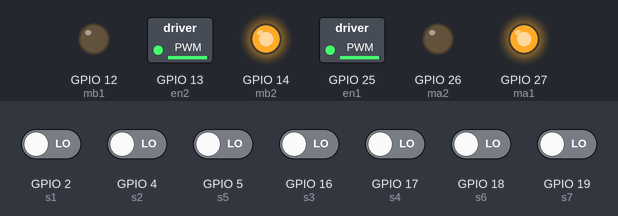
The sketch below on a simulated ESP32. On the bench: switched loads named in the sketch (green lamp = pin HIGH), output pins drawn as LEDs (lit = HIGH). The test bench sets the inputs (shaded band); at power-on: GPIO 2 (s1), GPIO 4 (s2), GPIO 5 (s5), GPIO 16 (s3), GPIO 17 (s4), GPIO 18 (s6), GPIO 19 (s7) LOW. What the sketch prints to the serial monitor is not drawn.

Above: at 1.2 s.
1.3 s: GPIO 19 (s7) driven HIGH
At 4.09 s:
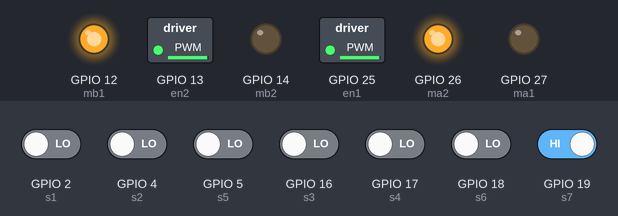
4.3 s: GPIO 19 (s7) driven LOW
At 5.2 s:
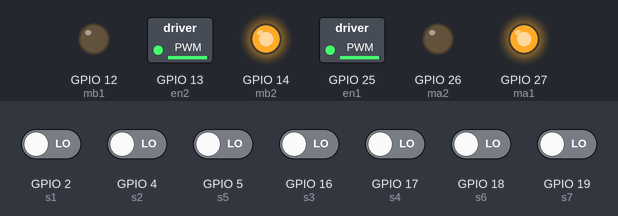
Timing chart, 0 to 7.3 s (numbered marks = the images above; inputs shaded):
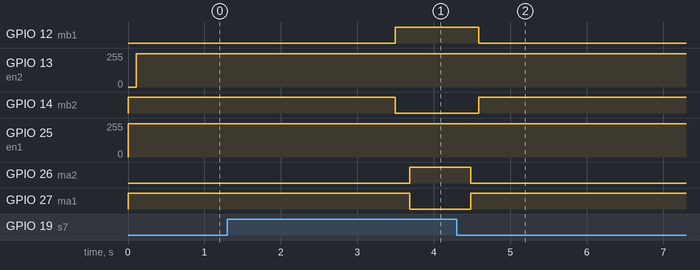

Measured:
- after the input at 1.3 s, GPIO 12 (mb1): LOW → HIGH after 2.2 s; GPIO 14 (mb2): HIGH → LOW after 2.2 s; GPIO 26 (ma2): LOW → HIGH after 2.4 s; GPIO 27 (ma1): HIGH → LOW after 2.4 s
- after the input at 4.3 s, GPIO 12 (mb1): HIGH → LOW after 0.29 s; GPIO 14 (mb2): LOW → HIGH after 0.29 s; GPIO 26 (ma2): HIGH → LOW after 0.18 s; GPIO 27 (ma1): LOW → HIGH after 0.18 s

The sketch:

iarc.ino
```cpp
#include<math.h>

#define s1 2
#define s2 4
#define s3 16
#define s4 17
#define s5 5
#define s6 18
#define s7 19
#define ma1  27//Right motor
#define ma2  26
#define mb1  12//Left motor
#define mb2  14
#define en1  25
#define en2  13
#define block 15


float  Kp = 0.06;
float Ki = 0.0008;
float  Kd = 0.1;

int P;
int I;
int D;

int lastError;


void setup() {
  // put your setup code here, to run once:
  pinMode(s1,INPUT);
  pinMode(s2,INPUT);
  pinMode(s3,INPUT);
  pinMode(s4,INPUT);
  pinMode(s5,INPUT);
  pinMode(s6,INPUT);
  pinMode(s7,INPUT);
  pinMode(ma1,OUTPUT);
  pinMode(ma2,OUTPUT);
  pinMode(mb1,OUTPUT);
  pinMode(mb2,OUTPUT);
  pinMode(en1,OUTPUT);
  pinMode(en2,OUTPUT);
  pinMode(block,INPUT);
  Serial.begin(115200);
  }

void loop() {
  pid();
}


int readline()
{ bool a1,a2,a3,a4,a5,a6,a7;
  int position;
  a1 = not(digitalRead(s1));
  a2 = not(digitalRead(s2));
  a3 = not(digitalRead(s3));
  a4 = not(digitalRead(s4));
  a5 = not(digitalRead(s5));
  a6 = not(digitalRead(s6));
  a7 = not(digitalRead(s7));


//  Serial.print(a1);
//  Serial.print(a2);
//  Serial.print(a3);
//  Serial.print(a4);
//  Serial.print(a5);
//  Serial.print(a6);
//  Serial.println(a7);
  if((a1+a2+a3+a4+a5+a6+a7)!=0){
  position = ((a1*0)+(a2*3000)+(a3*5000)+(a4*6000)+(a5*7000)+(a6*9000)+(a7*25000))/(a1+a2+a3+a4+a5+a6+a7);}
  else{
    stfu();
    }
//  Serial.print("position = ");
//  Serial.println(position);
  return position;}

int pid()
{
  uint16_t positionLine = readline();
  int error = 6000-positionLine;

  P = error;
  I = error + I;
  D  = error - lastError;
  lastError = error;

  int motorSpeedChange = P*Kp  + I*Ki + D*Kd;

  int motorSpeedA = 125 + motorSpeedChange;
  int motorSpeedB  = 125 - motorSpeedChange;

  if (motorSpeedA > 250) {
    motorSpeedA =  250;
  }
  if (motorSpeedB > 250) {
    motorSpeedB = 250;
  }
  if  (motorSpeedA < -250) {
    motorSpeedA = -250;
  }
  if (motorSpeedB < -250)  {
    motorSpeedB = -250;
  }

//  Serial.print("error = ");
//  Serial.println(error);
//  Serial.print(motorSpeedB);
//  Serial.print(" ");
//  Serial.println(motorSpeedA);
  go(motorSpeedA,motorSpeedB);
  return error;
}

void go(int spl,int spr){

  if(spr>=0){
    digitalWrite(ma1,HIGH);
    digitalWrite(ma2,LOW);
    }
  else{
    digitalWrite(ma1,LOW);
    digitalWrite(ma2,HIGH);
   }
  if(spl>=0){
    digitalWrite(mb1,HIGH);
    digitalWrite(mb2,LOW);
    }
  else{
    digitalWrite(mb1,LOW);
    digitalWrite(mb2,HIGH);
   }
  spr = abs(spr);
  spl = abs(spl);
  analogWrite(en1,spr);
  analogWrite(en2,spl);
  Serial.print(spl);
  Serial.println(spr);
  }

void stfu(){//stop function
  analogWrite(en1,0);
  analogWrite(en2,0);
  digitalWrite(ma1,LOW);
  digitalWrite(ma2,LOW);
  digitalWrite(mb1,LOW);
  digitalWrite(mb2,LOW);
}
```
